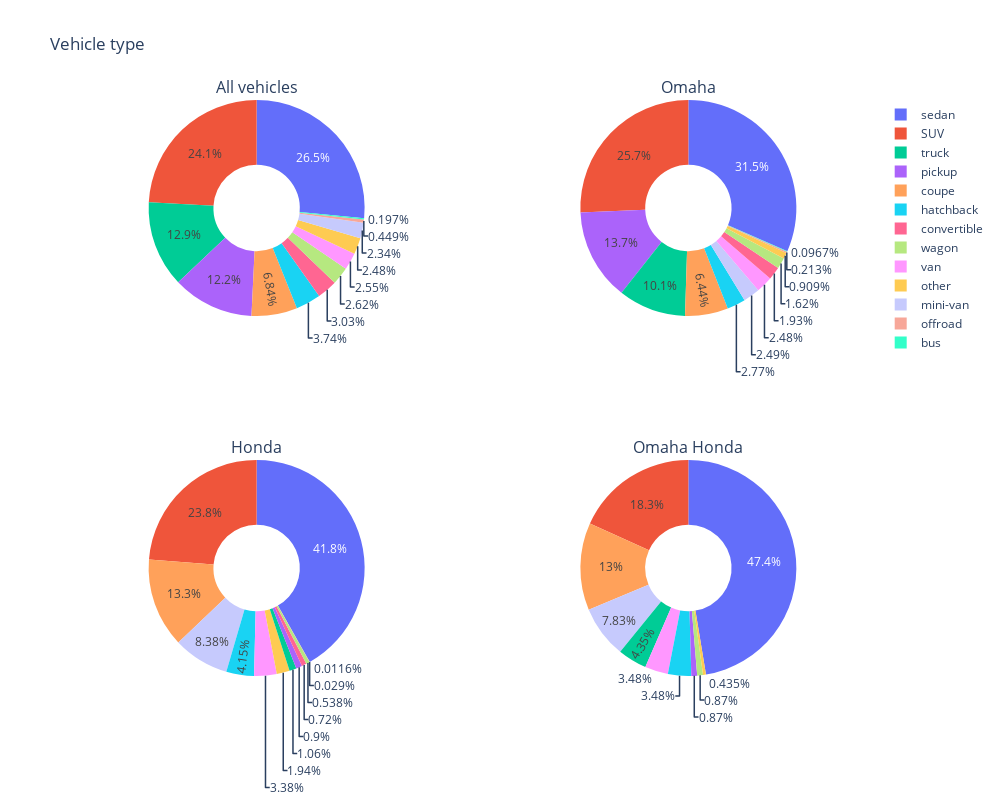

The notebook cell this image was saved under:
### Markdown cell above
insights: ford and chevy have market dominance in this data, more so in omaha. dodge is disproportionately popular in omaha (maybe an american made preference). toyota is outcompeting honda both in general and in omaha, but nissan is outcompeting only in omaha. there is a weird lack of bmws and volkswagens in omaha.

notes: sedans and pickups popular in omaha, trucks less popular

takeaways: the most popular honda vehicles are sedans and suvs, some coupes and minivans.

questions:
* do they prefer american brands in omaha?
* in which cities do they disproportionately prefer honda? disprefer honda?

notes on data to merge:
* chevrolet, chevy, chev
* mercedes benz, mercedesbenz

### Code cell
oLabels = df[df["city"]=="omaha"].type.value_counts().index
oValues = df[df["city"]=="omaha"].type.value_counts().values
hLabels = df[df["manufacturer"]=="honda"].type.value_counts().index
hValues = df[df["manufacturer"]=="honda"].type.value_counts().values
oh_labels = omahonda_df.type.value_counts().index
oh_Values = omahonda_df.type.value_counts().values
all_labels = df.type.value_counts().index
all_Values = df.type.value_counts().values


from plotly.subplots import make_subplots

# Create subplots: use 'domain' type for Pie subplot
fig = make_subplots(rows=2, cols=2, specs=[[{'type':'domain'}, {'type':'domain'}], [{'type':'domain'}, {'type':'domain'}]],              subplot_titles=("All vehicles", "Omaha", "Honda", "Omaha Honda"))
fig.add_trace(go.Pie(labels=all_labels, values=all_Values, name="All"),
              1, 1)
fig.add_trace(go.Pie(labels=oLabels, values=oValues, name="Omaha"),
              1, 2)
fig.add_trace(go.Pie(labels=hLabels, values=hValues, name="Honda"),
              2, 1)
fig.add_trace(go.Pie(labels=oh_labels, values=oh_Values, name="Omaha Honda"),
              2, 2)
# Use `hole` to create a donut-like pie chart
fig.update_traces(hole=.4, hoverinfo="label+percent+name")
fig.update_layout(height=800, width=1000,
                  title_text="Vehicle type")

fig.show()

### Figure 1 — Plotly figure (JSON) as saved in the notebook; plotly's stock layout.template omitted (floating-point values rounded to 4 significant figures)
{"data": [{"domain": {"x": [0, 0.45], "y": [0.625, 1]}, "hole": 0.4, "hoverinfo": "label+percent+name", "labels": ["sedan", "SUV", "truck", "pickup", "coupe", "hatchback", "convertible", "wagon", "van", "other", "mini-van", "offroad", "bus"], "name": "All", "type": "pie", "values": [353065, 321514, 171953, 162210, 91109, 49816, 40327, 34843, 33913, 33001, 31168, 5981, 2624]}, {"domain": {"x": [0.55, 1], "y": [0.625, 1]}, "hole": 0.4, "hoverinfo": "label+percent+name", "labels": ["sedan", "SUV", "pickup", "truck", "coupe", "hatchback", "mini-van", "van", "convertible", "wagon", "other", "offroad", "bus"], "name": "Omaha", "type": "pie", "values": [1631, 1327, 709, 524, 333, 143, 129, 128, 100, 84, 47, 11, 5]}, {"domain": {"x": [0, 0.45], "y": [0, 0.375]}, "hole": 0.4, "hoverinfo": "label+percent+name", "labels": ["sedan", "SUV", "coupe", "mini-van", "hatchback", "van", "other", "truck", "pickup", "convertible", "wagon", "offroad", "bus"], "name": "Honda", "type": "pie", "values": [28847, 16389, 9207, 5782, 2861, 2329, 1336, 733, 621, 497, 371, 20, 8]}, {"domain": {"x": [0.55, 1], "y": [0, 0.375]}, "hole": 0.4, "hoverinfo": "label+percent+name", "labels": ["sedan", "SUV", "coupe", "mini-van", "truck", "van", "hatchback", "pickup", "wagon", "other"], "name": "Omaha Honda", "type": "pie", "values": [109, 42, 30, 18, 10, 8, 8, 2, 2, 1]}], "layout": {"annotations": [{"font": {"size": 16}, "showarrow": false, "text": "All vehicles", "x": 0.225, "xanchor": "center", "xref": "paper", "y": 1, "yanchor": "bottom", "yref": "paper"}, {"font": {"size": 16}, "showarrow": false, "text": "Omaha", "x": 0.775, "xanchor": "center", "xref": "paper", "y": 1, "yanchor": "bottom", "yref": "paper"}, {"font": {"size": 16}, "showarrow": false, "text": "Honda", "x": 0.225, "xanchor": "center", "xref": "paper", "y": 0.375, "yanchor": "bottom", "yref": "paper"}, {"font": {"size": 16}, "showarrow": false, "text": "Omaha Honda", "x": 0.775, "xanchor": "center", "xref": "paper", "y": 0.375, "yanchor": "bottom", "yref": "paper"}], "height": 800, "title": {"text": "Vehicle type"}, "width": 1000}}
